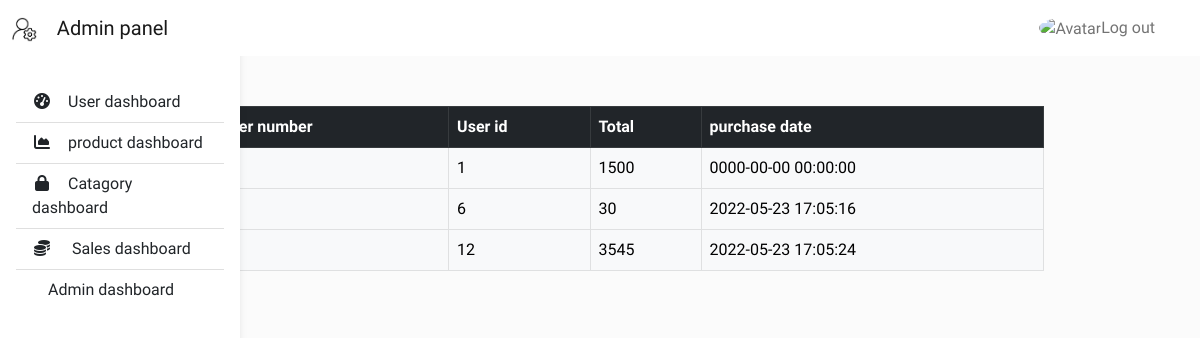
The page /admin_dashboard/sales_dashboard.php on the database as committed earlier.
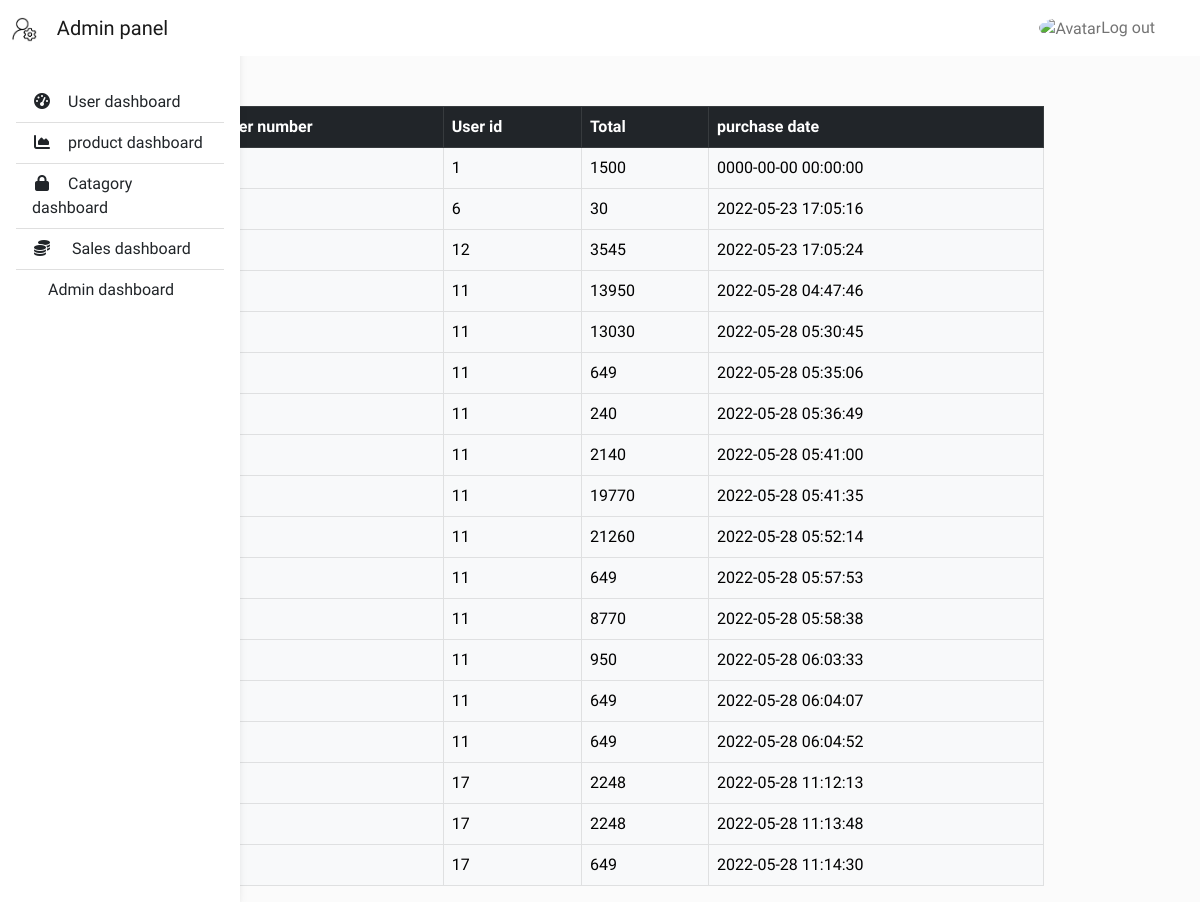
The same page on the database as committed later.
### tables this page shows
CREATE TABLE `sales` (
  `ord_num` int(11) NOT NULL,
  `user_id` int(11) NOT NULL,
  `total` int(11) NOT NULL,
  `created_at` timestamp NOT NULL DEFAULT current_timestamp()
);

### admin_dashboard/sales_dashboard.php (the view, shortened to what this page needs)
<?php
include "../connection.php";
?>
<!DOCTYPE html>
<html lang="en">
<head>
<link href="https://cdn.jsdelivr.net/npm/bootstrap@5.2.0-beta1/dist/css/bootstrap.min.css" rel="stylesheet">
    <link rel="stylesheet" href="user_dashboard.css?v=<?php echo time(); ?>">
    <link rel="stylesheet" href="dashboard.css?v=<?php echo time(); ?>">
</head>
<body>
 <header  >
            <nav id="sidebarMenu" class="collapse d-lg-block sidebar collapse bg-white">
              <div class="position-sticky">
                <div class="list-group list-group-flush mx-3 mt-4">
                  <a href="user_dashboard.php" class="list-group-item list-group-item-action py-2 ripple" aria-current="true">
                    <i class="fas fa-tachometer-alt fa-fw me-3 "  ></i><span>User dashboard</span>
                  </a>
                  <a href="product_dashboard.php" class="list-group-item list-group-item-action py-2 ripple ">
                    <i class="fas fa-chart-area fa-fw me-3"></i><span>product dashboard</span>
                  </a>
                  <a href="category_dashboard.php" class="list-group-item list-group-item-action py-2 ripple"><i
                      class="fas fa-lock fa-fw me-3"></i><span>Catagory dashboard</span></a>
                      <a href="category_dashboard.php" class="list-group-item list-group-item-action py-2 ripple"><i class="fa-solid fa-coins fa-fw me-3"></i>
                </i><span>Sales dashboard</span></a>
                      <a href="admin_dashboard.php" class="list-group-item list-group-item-action py-2 ripple"><i class="fa-solid fa-screwdriverfa-fw me-3"></i><span>Admin dashboard</span></a>
                </div>
              </div>
            </nav>
            <nav id="main-navbar" class="navbar navbar-expand-lg navbar-light bg-white fixed-top">
              <div class="container-fluid">
                <a class="navbar-brand" href="dashboard.php">
                  <img height="25" alt="MDB Logo"
                    loading="lazy" />
                    &nbsp;&nbsp; Admin panel
                </a>
                <ul class="navbar-nav ms-auto d-flex flex-row">
                    <a class="nav-link avatar_logout hidden-arrow d-flex align-items-center" href="../index.php"
                      id="navbarDropdownMenuLink" role="button"  aria-expanded="false">
                      <img src="https://icon-library.com/images/avatar-icon-images/avatar-icon-images-4.jpg" class="rounded-circle"
                        height="22" alt="Avatar" loading="lazy" />
                        Log out
                    </a>
              </div>
            </nav>
          </header>
          <main style="margin-top: 58px;">
            <div class="container pt-4"></div>
          </main>
  <br>
<div class="dbcontainer" >
<table class="table container table-bordered table-dark">
  <thead>
    <tr>
      <th scope="col">Order number</th>
      <th scope="col">User id</th>
      <th scope="col">Total</th>
      <th scope="col">purchase date</th>
    </tr>
  </thead>
  <tbody class="table-light">
    <?php
    $stmt = $conn->query("SELECT * FROM sales");
    while($sales = $stmt->fetch_assoc())
    {
        echo "<tr>
        <th scope='row'>$sales[ord_num]</th>
        <td>$sales[user_id]</td>
        <td>$sales[total]</td>
        <td>$sales[created_at]</td>";
      echo "</tr>";
    };
    ?>
  </tbody>
</table>
  </div>
</body>
</html>

Rows that differ between the two databases and show on the page:
added sales: user "11", total "13950", created_at "2022-05-28 04:47:46"
added sales: user "11", total "13030", created_at "2022-05-28 05:30:45"
added sales: user "11", total "649", created_at "2022-05-28 05:35:06"
added sales: user "11", total "240", created_at "2022-05-28 05:36:49"
added sales: user "11", total "2140", created_at "2022-05-28 05:41:00"
added sales: user "11", total "19770", created_at "2022-05-28 05:41:35"
added sales: user "11", total "21260", created_at "2022-05-28 05:52:14"
added sales: user "11", total "649", created_at "2022-05-28 05:57:53"
added sales: user "11", total "8770", created_at "2022-05-28 05:58:38"
added sales: user "11", total "950", created_at "2022-05-28 06:03:33"
added sales: user "11", total "649", created_at "2022-05-28 06:04:07"
added sales: user "11", total "649", created_at "2022-05-28 06:04:52"
added sales: user "17", total "2248", created_at "2022-05-28 11:12:13"
added sales: user "17", total "2248", created_at "2022-05-28 11:13:48"
added sales: user "17", total "649", created_at "2022-05-28 11:14:30"
